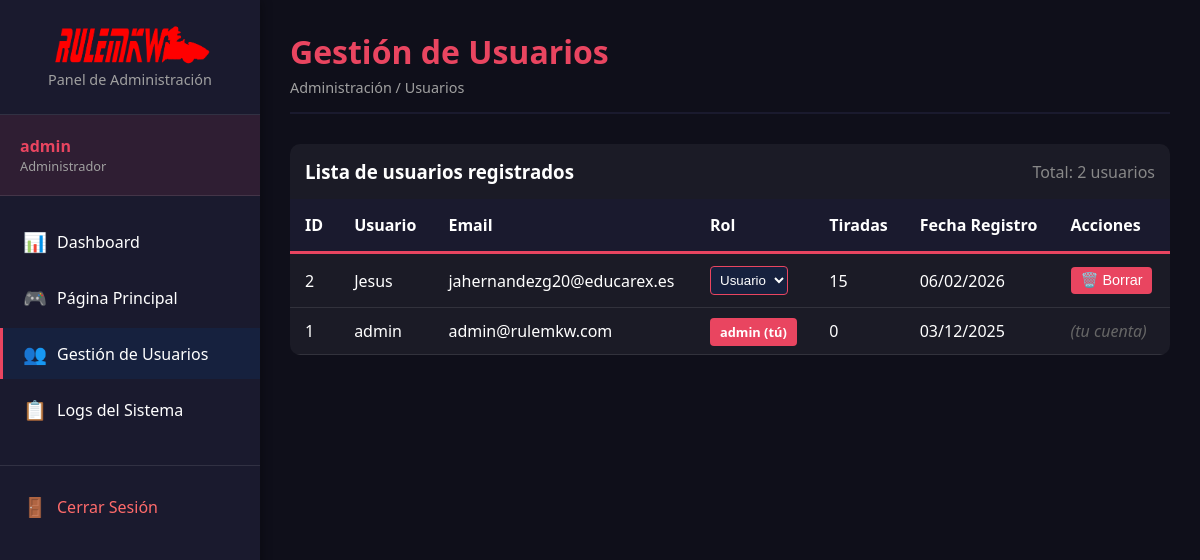
The app's page /admin/usuarios.php (signed in), older data.
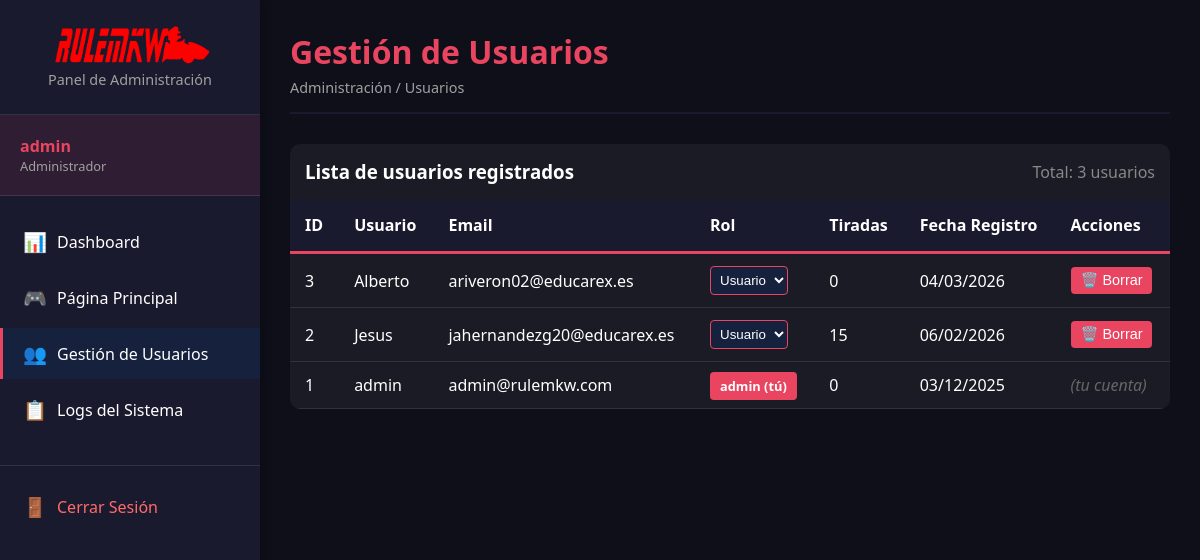
The same page, newer data.
### tables this page shows
CREATE TABLE `usuarios` (
  `id` int NOT NULL,
  `usuario` varchar(50) NOT NULL,
  `email` varchar(100) NOT NULL,
  `foto_perfil` varchar(255) DEFAULT 'default.png',
  `pass` varchar(255) NOT NULL,
  `rol` enum('usuario','admin') DEFAULT 'usuario',
  `fecha_registro` timestamp NOT NULL DEFAULT CURRENT_TIMESTAMP
);

### src/admin/usuarios.php (the view, shortened to what this page needs)
<?php
require_once 'layout/sidebar.php';
require_once '../backend/includes/conexion.php';
$usuarios = $enlace->query("
    SELECT u.*,
           (SELECT COUNT(*) FROM estadisticas_usuario WHERE usuario_id = u.id) as total_tiradas
    FROM usuarios u
    ORDER BY u.fecha_registro DESC
");
?>
<div class="content-header">
    <h1>Gestión de Usuarios</h1>
    <div class="breadcrumb">Administración / Usuarios</div>
</div>
<div class="table-container">
    <div style="padding: 15px; display: flex; justify-content: space-between; align-items: center;">
        <h3>Lista de usuarios registrados</h3>
        <span style="color: #888;">Total: <?php echo $usuarios->num_rows; ?> usuarios</span>
    </div>
    <table class="data-table">
        <thead>
            <tr>
                <th>ID</th>
                <th>Usuario</th>
                <th>Email</th>
                <th>Rol</th>
                <th>Tiradas</th>
                <th>Fecha Registro</th>
                <th>Acciones</th>
            </tr>
        </thead>
        <tbody>
            <?php while($usuario = $usuarios->fetch_assoc()): ?>
            <tr>
                <td><?php echo $usuario['id']; ?></td>
                <td><?php echo htmlspecialchars($usuario['usuario']); ?></td>
                <td><?php echo htmlspecialchars($usuario['email']); ?></td>
                <td>
                    <?php if ($usuario['id'] == $_SESSION['usuario_id']): ?>
                        <span class="badge badge-admin" style="background: #e94560; color: white; padding: 5px 10px; border-radius: 4px;">
                            <?php echo $usuario['rol']; ?> (tú)
                        </span>
                    <?php else: ?>
                        <form method="POST" style="display:inline;">
                            <select name="nuevo_rol" onchange="this.form.submit()" style="padding: 5px; background: #16213e; color: white; border: 1px solid #e94560; border-radius: 4px;">
                                <option value="usuario" <?php echo $usuario['rol'] == 'usuario' ? 'selected' : ''; ?>>Usuario</option>
                            </select>
                        </form>
                    <?php endif; ?>
                </td>
                <td><?php echo $usuario['total_tiradas']; ?></td>
                <td><?php echo date('d/m/Y', strtotime($usuario['fecha_registro'])); ?></td>
                <td>
                    <?php if ($usuario['id'] != $_SESSION['usuario_id']): ?>
                    <form method="POST" style="display:inline;" onsubmit="return confirm('¿Estás seguro de que quieres borrar al usuario <?php echo htmlspecialchars($usuario['usuario']); ?>?\nEsta acción no se puede deshacer.');">
                        <button type="submit" class="btn btn-danger" style="background: #e94560; color: white; border: none; padding: 5px 10px; border-radius: 4px; cursor: pointer;">
                            🗑️ Borrar
                        </button>
                    </form>
                    <?php else: ?>
                    <span style="color: #666; font-style: italic;">(tu cuenta)</span>
                    <?php endif; ?>
                </td>
            </tr>
            <?php endwhile; ?>
        </tbody>
    </table>
</div>
<?php
echo '</main></div>';
?>
</body>
</html>

### src/admin/layout/sidebar.php (shortened to what this page needs)
<?php
$current_page = basename($_SERVER['PHP_SELF']);
?>
<!DOCTYPE html>
<html lang="es">
<head>
    <link rel="stylesheet" href="../css/admin.css">
</head>
<body>
    <div class="admin-wrapper">
        <aside class="admin-sidebar">
            <div class="sidebar-header">
            <img src="../media/iconos/logo.png" alt="RuleMKW" height="40" width="160" class="me-2 p-0">
                <p>Panel de Administración</p>
            </div>
            <div class="sidebar-user">
                <div class="user-name"><?php echo htmlspecialchars($_SESSION['usuario_nombre'] ?? 'Admin'); ?></div>
                <div class="user-role">Administrador</div>
            </div>
            <nav class="sidebar-nav">
                <ul>
                    <li>
                        <a href="dashboard.php" class="<?php echo $current_page == 'dashboard.php' ? 'active' : ''; ?>">
                            <span class="icon">📊</span>
                            <span>Dashboard</span>
                        </a>
                    </li>
                    <li>
                        <a href="../index.php" target="_blank">
                            <span class="icon">🎮</span>
                            <span>Página Principal</span>
                        </a>
                    </li>
                    <li>
                        <a href="usuarios.php" class="<?php echo $current_page == 'usuarios.php' ? 'active' : ''; ?>">
                            <span class="icon">👥</span>
                            <span>Gestión de Usuarios</span>
                        </a>
                    </li>
                    <li>
                        <a href="logs.php" class="<?php echo $current_page == 'logs.php' ? 'active' : ''; ?>">
                            <span class="icon">📋</span>
                            <span>Logs del Sistema</span>
                        </a>
                    </li>
                    <li class="logout">
                        <a href="../backend/logout.php">
                            <span class="icon">🚪</span>
                            <span>Cerrar Sesión</span>
                        </a>
                    </li>
                </ul>
            </nav>
        </aside>
        <main class="admin-content">

### src/css/admin.css (style rules this page uses)
:root { --sidebar-width: 260px; --sidebar-bg: #1a1a2e; --sidebar-hover: #16213e; --primary-color: #e94560; --text-light: #fff; --text-muted: #a0a0a0; --cookie-color: #4ECDC4; }
* { margin: 0; padding: 0; box-sizing: border-box; }
body { font-family: 'Segoe UI', Tahoma, Geneva, Verdana, sans-serif; background: #0f0f1a; color: #fff; }
.admin-wrapper { display: flex; min-height: 100vh; }
.admin-sidebar { width: var(--sidebar-width); background: var(--sidebar-bg); position: fixed; height: 100vh; overflow-y: auto; box-shadow: 2px 0 10px rgba(0,0,0,0.3); z-index: 1000; transition: all 0.3s ease; }
.sidebar-header { padding: 25px 20px; border-bottom: 1px solid rgba(255,255,255,0.1); text-align: center; }
.sidebar-header p { color: var(--text-muted); font-size: 0.9rem; }
.sidebar-user { padding: 20px; background: rgba(233, 69, 96, 0.1); border-bottom: 1px solid rgba(255,255,255,0.1); }
.sidebar-user .user-name { font-weight: bold; color: var(--primary-color); }
.sidebar-user .user-role { font-size: 0.8rem; color: var(--text-muted); }
.sidebar-nav { padding: 20px 0; }
.sidebar-nav ul { list-style: none; }
.sidebar-nav li { margin-bottom: 5px; }
.sidebar-nav a { display: flex; align-items: center; padding: 12px 20px; color: var(--text-light); text-decoration: none; transition: all 0.3s; border-left: 3px solid transparent; }
.sidebar-nav a.active { background: var(--sidebar-hover); border-left-color: var(--primary-color); }
.sidebar-nav .icon { margin-right: 10px; font-size: 1.2rem; width: 24px; text-align: center; }
.sidebar-nav .logout { margin-top: 30px; border-top: 1px solid rgba(255,255,255,0.1); padding-top: 15px; }
.sidebar-nav .logout a { color: #ff6b6b; }
.admin-content { flex: 1; margin-left: var(--sidebar-width); padding: 30px; min-height: 100vh; background: #0f0f1a; }
.content-header { margin-bottom: 30px; padding-bottom: 15px; border-bottom: 2px solid var(--sidebar-bg); }
.content-header h1 { font-size: 2rem; color: var(--primary-color); }
.content-header .breadcrumb { color: var(--text-muted); font-size: 0.9rem; margin-top: 5px; }
.table-container { background: rgba(255,255,255,0.05); border-radius: 10px; overflow: hidden; margin-top: 20px; }
.data-table { width: 100%; border-collapse: collapse; color: white; }
.data-table th { background: var(--sidebar-bg); padding: 15px; text-align: left; font-weight: 600; border-bottom: 3px solid var(--primary-color); color: white; }
.data-table td { padding: 12px 15px; border-bottom: 1px solid rgba(255,255,255,0.1); color: white; }
.badge { padding: 4px 10px; border-radius: 20px; font-size: 0.8rem; font-weight: 600; }
.badge-admin { background: var(--primary-color); color: white; }
.btn { padding: 8px 16px; border: none; border-radius: 5px; cursor: pointer; font-size: 0.9rem; transition: all 0.3s; text-decoration: none; display: inline-block; }
.btn-danger { background: #ff4444; color: white; }

Row changes from the older to the newer data that the page shows:
added usuarios: id "3", usuario "Alberto", email "ariveron02@educarex.es", nuevo_rol "Usuario", total_tiradas "0", fecha_registro "04/03/2026"
Text that changed along with them:
$usuarios->num_rows: "2" → "3"
